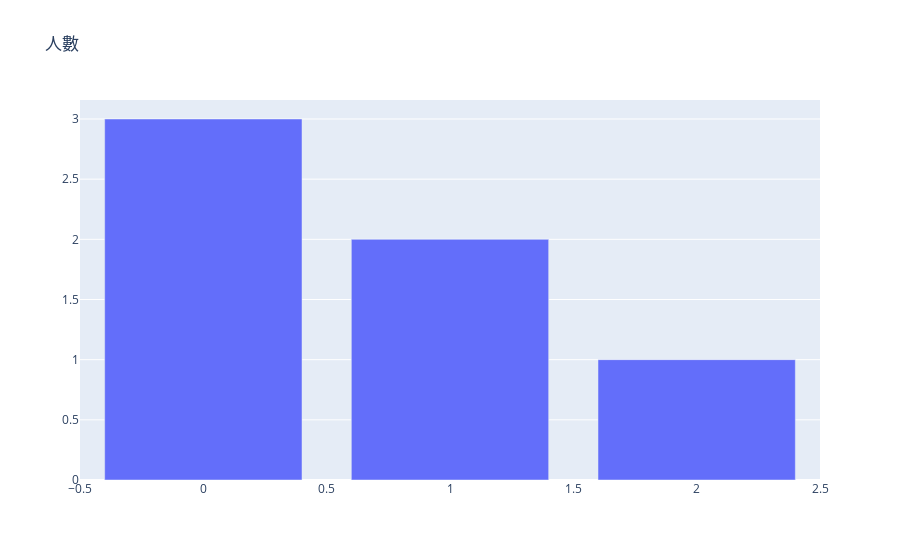

Notebook source saved alongside this figure:
### Code cell
import plotly.graph_objects as go
fig = go.Figure(
    data=[go.Bar(y='')],
    layout_title_text="人數"
)
fig

### Figure 1 — Plotly figure (JSON) as saved in the notebook; plotly's stock layout.template omitted (floating-point values rounded to 4 significant figures)
{"data": [{"type": "bar", "y": [3, 2, 1]}], "layout": {"title": {"text": "人數"}}}
